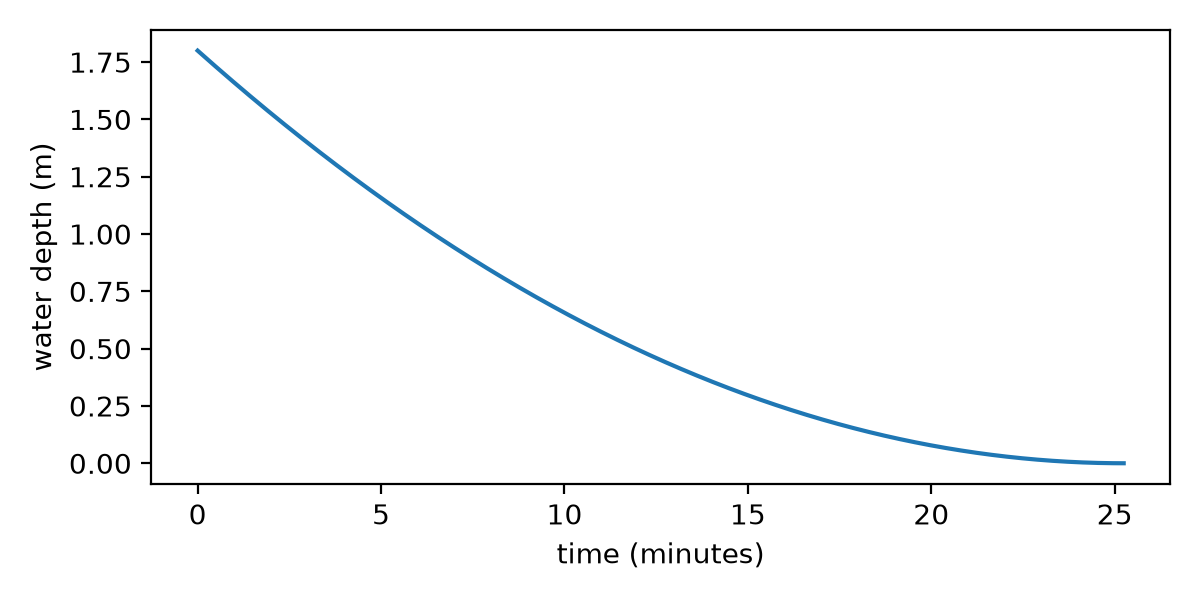

Source code (Python):
import math
import matplotlib.pyplot as plt

g = 9.8
tank_area = 0.5        # m^2, the tank's cross-section
hole_area = 2e-4       # m^2, a 2 cm^2 hole at the bottom
h = 1.8                # m, starting water depth
dt = 0.1               # s, one small time step

t = 0
times, depths = [0], [h]
while h > 0:
    v = math.sqrt(2 * g * h)          # Torricelli: speed of the jet
    flow = hole_area * v              # m^3 leaving each second
    h -= flow / tank_area * dt        # the surface drops (continuity)
    t += dt
    times.append(t / 60)
    depths.append(max(h, 0))

print(f"drains in {t / 60:.1f} minutes")
exact = tank_area / hole_area * math.sqrt(2 * 1.8 / g)
print(f"exact answer: {exact / 60:.1f} minutes")

plt.figure(figsize=(6, 3), dpi=200)
plt.plot(times, depths)
plt.xlabel("time (minutes)")
plt.ylabel("water depth (m)")
plt.tight_layout()
plt.savefig("draining_tank.png")
